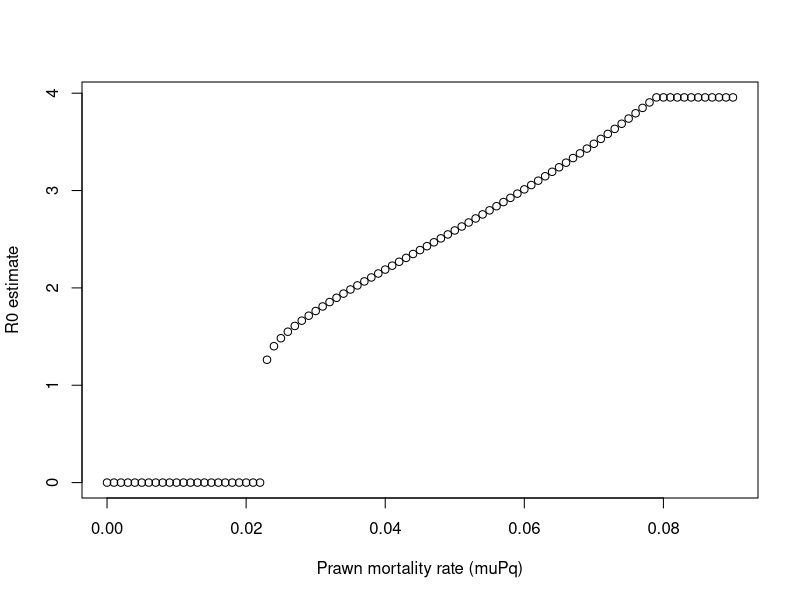
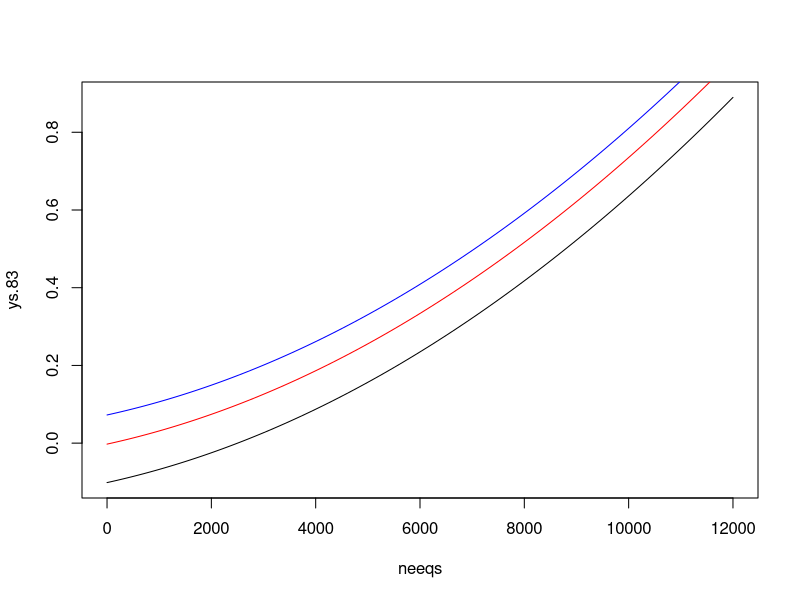
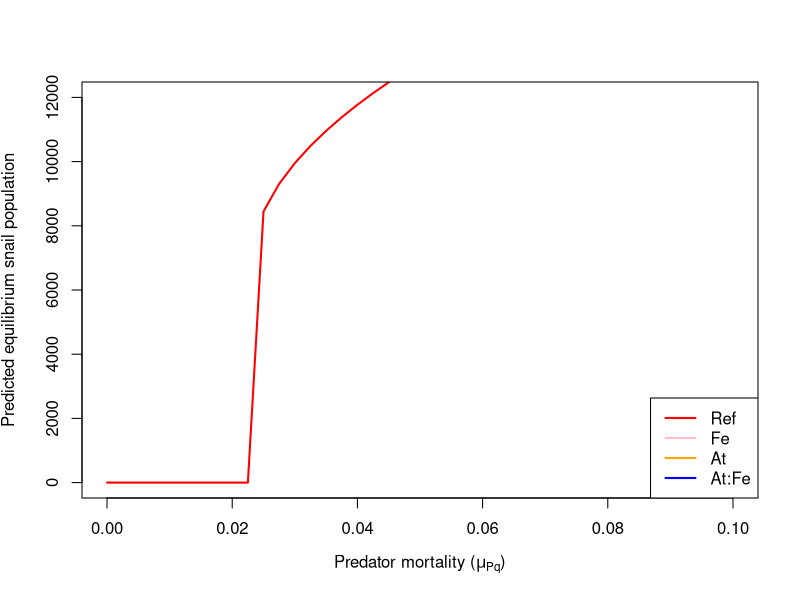
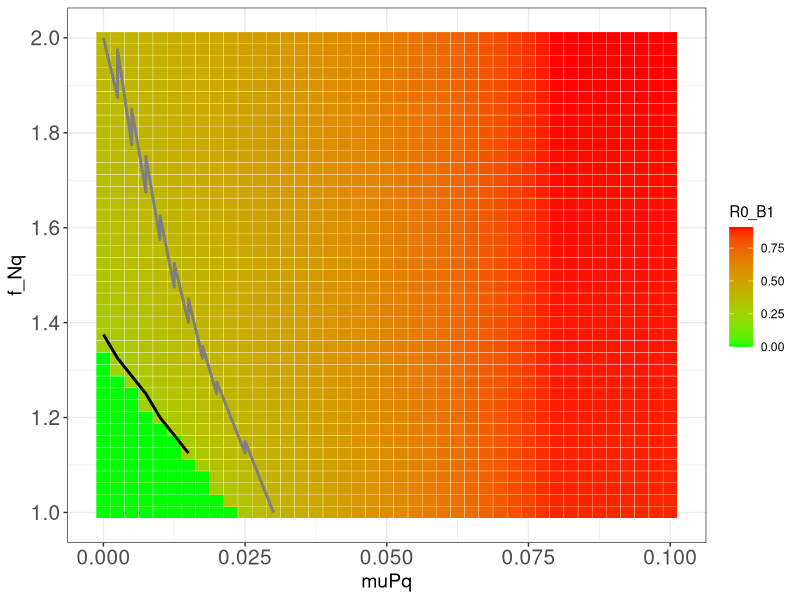
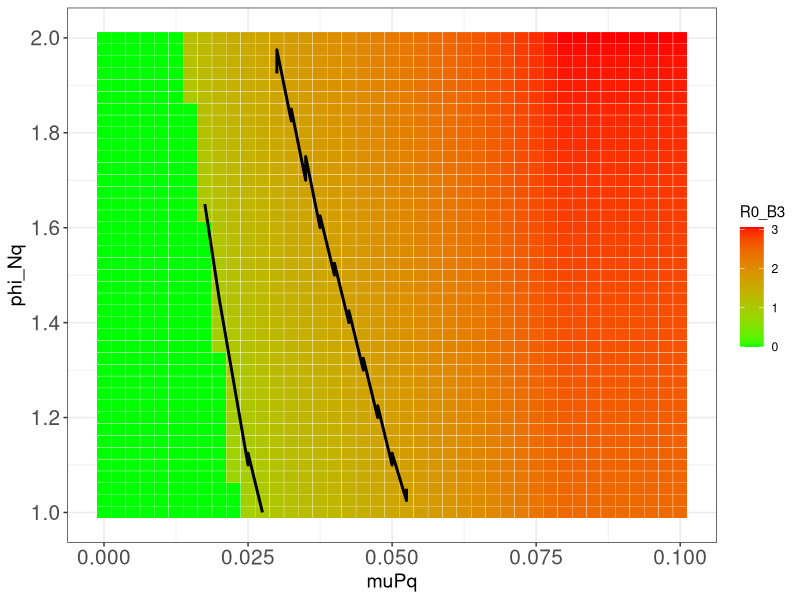
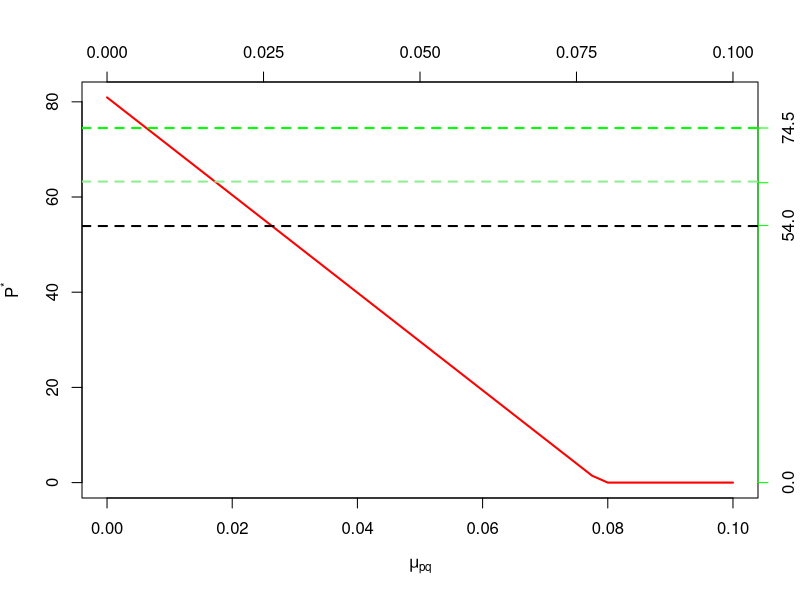
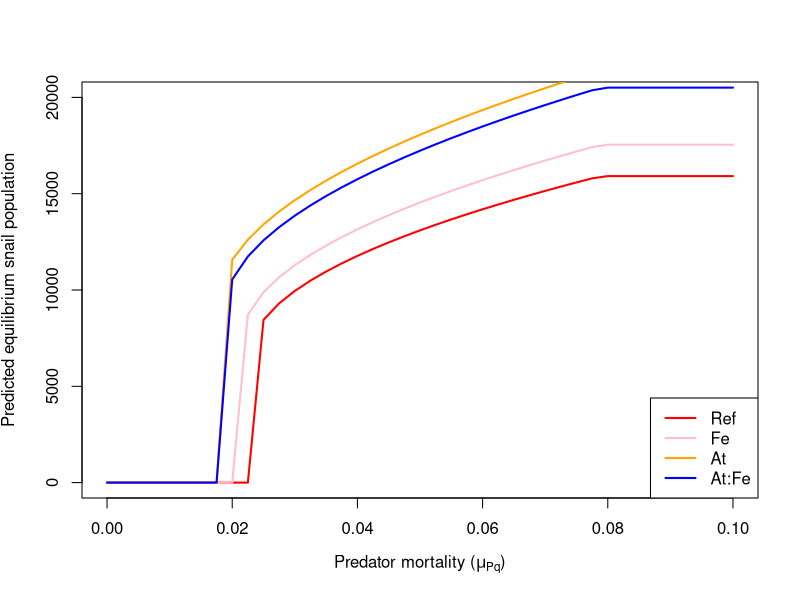
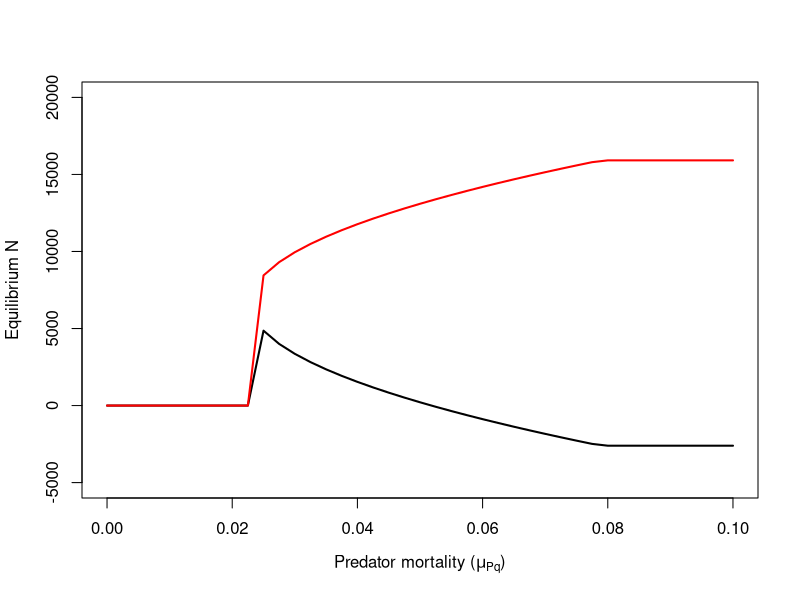

Reproduce these figures in R, in order. (Note: this script raises an error after producing the figures.)
require(ggplot2)

#Parameter values ########################
parameters=c( #Excluding beta, Phi_Nq, f_Nq, and muPq which will be read into the R0 function
  ##standard snail parameters 
  f_N=0.10, # recruitment rate (from sokolow et al)
  phi_N=10000, # carrying capacity from sokolow et al
  z=0.5, #Proportion of exposed snails that reproduce from sokolow et al
  mu_N=1/60, #Mortality rate from Sokolow et al
  sigma=1/40, #Transition rate from exposed to infected from sokolow et al
  mu_I=1/10, #additional snail death due to infection from sokolow et al
  
  #prawn parameters
  alpha=0.003, #attack rate
  Th=0.067,#~Prawn predation limit
  f_P=0.234/2, #prawn birth rate from Cervantes-Santiago Aquaculture 2010 paper (/2 for 1:1 female-male ratio)
  phi_P=120,  #prawn carrying capacity
  mu_P= 0.03809524, #observed daily 24 hr prawn mortality rate in chlorP-free tanks of mesocosm#0.00137, previous rate
  
  #Adult Worm, Miracidia and Circariae Parameters
  lamda=1.5e-5, #probability of snail shedding a cercariae that infects a human host and survives to reproduction
  mu_W=1/(3.3*365), # death rate of adult worms
  #m=0.5, #miracidial shedding rate per reproductive female divided by miracidial mortality; from sokolow et al
  
  #Human parameters
  H=300, #number of humans
  mu_H=1/(60*365) #Assumes 60 year lifespan
)

beta_0= 7.446512e-05
beta_up=9.5484e-05 #NEED TO UPDATE FROM ARATHI< THIS IS JUST A PLACEHOLDER
beta_lo=7.67848e-06

#R0 function #########################

get_Ro<-function(muPq = 0, phi_Nq = 1, beta, f_Nq = 1) #variable parameters to be manipulated
{ 
  f_N<-parameters["f_N"]
  phi_N<-parameters["phi_N"]
  z<-parameters["z"]
  mu_N<-parameters["mu_N"]
  sigma<-parameters["sigma"]
  mu_I<-parameters["mu_I"]
  alpha<-parameters["alpha"]
  Th<-parameters["Th"]
  f_P<-parameters["f_P"]
  phi_P<-parameters["phi_P"]
  mu_P<-parameters["mu_P"]
  lamda<-parameters["lamda"]
  mu_W<-parameters["mu_W"]
  m<-parameters["m"]
  H<-parameters["H"]
  mu_H<-parameters["mu_H"]
  
  P_eq<-(1-((muPq+mu_P)/f_P))*phi_P #Equilibrium estimate of P given prawn predator parameters
  if(P_eq<0){
    P_eq=0
  }
  #Equilibrium estimate of N given snail parameters
  #Shorthand values to use in N_eq expression
  #a= -(alpha*Th*f_N*f_Nq*phi_N*phi_Nq^-1)
  a = -(alpha*Th*f_N*f_Nq)/(phi_N*phi_Nq)
  #b= f_N*f_Nq*alpha*Th - mu_N*alpha*Th - f_N*f_Nq*phi_N*phi_Nq^-1
  b = (f_N*f_Nq)/(phi_N*phi_Nq) + alpha*Th*f_N*f_Nq - alpha*Th*mu_N
  #c= f_N*f_Nq - mu_N - alpha*P_eq
  c = f_N*f_Nq - alpha*P_eq - mu_N
  
  if((b^2-4*a*c)<0){ #If prawn population sufficient to eliminate snails, N_eq=0
    N_eq1=0
  } else {
    N_eq1 <- (-b + sqrt(b^2-4*a*c)) / (2*a) #Function to solve quadratic expression for N_eq
  }
  
  if((b^2-4*a*c)<0){ #If prawn population sufficient to eliminate snails, N_eq=0
    N_eq2=0
  } else {
    N_eq2 <- (-b - sqrt(b^2-4*a*c)) / (2*a) #Function to solve quadratic expression for N_eq
  }
  
  if(N_eq1 > N_eq2){ #If prawn population sufficient to eliminate snails, N_eq=0
    N_eq=N_eq1
  } else {
    N_eq = N_eq2 #Function to solve quadratic expression for N_eq
  }
  
  
  pred<-(alpha*P_eq)/(1+(alpha*N_eq*Th))#death rate of snails due to predators given equilibrium estimates of P and N
  
  T1<-0.5*beta*H*N_eq
  T2<-lamda*sigma
  T3<- (mu_W+mu_H)*(mu_N+pred+sigma)*(mu_N+pred+mu_I)
  
  Ro_est <- sqrt((T1*T2)/T3)
  
  print(N_eq)
  print(P_eq)
  Ro_est 
  
}  


get_Ro(muPq=0.06, f_Nq =1.3, beta = beta_0) 

mu_Pqs<-seq(from=0, to=0.09, by=0.001) 
R0s.muPs<-rep(0, 91)
  for(i in 1:91){
    R0s.muPs[i]=get_Ro(muPq=mu_Pqs[i], phi_Nq =1, beta = beta_0)
  }

plot(x=mu_Pqs, y=R0s.muPs, xlab = "Prawn mortality rate (muPq)", ylab = "R0 estimate")
  
#Weird testing ##############
neeqs<-seq(0, 12000, by=100)

#N_eq profile when P_eq=83
  ys.83<-rep(0, 121)
  
  for(i in 1:121){
    ys.83[i]=4.425e-9*neeqs[i]^2+2.95e-5*neeqs[i]+0.1475-0.003*83
  }

    plot(x=neeqs, y=ys.83, type='l')

#N_eq profile when P_eq=50
  ys.50<-rep(0, 121)
  
  for(i in 1:121){
    ys.50[i]=4.425e-9*neeqs[i]^2+2.95e-5*neeqs[i]+0.1475-0.003*50
  }

    lines(x=neeqs, y=ys.50, col='red')
    
#N_eq profile when P_eq=25
  ys.25<-rep(0, 121)
    
    for(i in 1:121){
      ys.25[i]=4.425e-9*neeqs[i]^2+2.95e-5*neeqs[i]+0.1475-0.003*25
    }
    
    lines(x=neeqs, y=ys.25, col='blue')

#Inside R0 function to check out equilibrium estimates of snail population from quadratic ##############
get_N.eq<-function(muPq = 0, f_Nq = 1, phi_Nq = 1)
{   #HAVE TO SET muPq and phi_Nq in function call
  f_N<-parameters["f_N"]
  phi_N<-parameters["phi_N"]
  z<-parameters["z"]
  mu_N<-parameters["mu_N"]
  beta<-parameters["beta"]
  sigma<-parameters["sigma"]
  mu_I<-parameters["mu_I"]
  alpha<-parameters["alpha"]
  Th<-parameters["Th"]
  f_P<-parameters["f_P"]
  phi_P<-parameters["phi_P"]
  mu_P<-parameters["mu_P"]
  lamda<-parameters["lamda"]
  mu_W<-parameters["mu_W"]
  m<-parameters["m"]
  H<-parameters["H"]
  mu_H<-parameters["mu_H"]
  
  P_eq<-(1-((muPq+mu_P)/f_P))*phi_P #Equilibrium estimate of P given prawn predator parameters
  if(P_eq<0){
    P_eq=0
  }
  #Equilibrium estimate of N given snail parameters
  #Shorthand values to use in N_eq expression
  #a= -(alpha*Th*f_N*f_Nq*phi_N*phi_Nq^-1)
  a = -(alpha*Th*f_N*f_Nq)/(phi_N*phi_Nq)
  #b= f_N*f_Nq*alpha*Th - mu_N*alpha*Th - f_N*f_Nq*phi_N*phi_Nq^-1
  b = (f_N*f_Nq)/(phi_N*phi_Nq) + alpha*Th*f_N*f_Nq - alpha*Th*mu_N
  #c= f_N*f_Nq - mu_N - alpha*P_eq
  c = f_N*f_Nq - alpha*P_eq - mu_N
  
    if((b^2-4*a*c)<0){ #If prawn population sufficient to eliminate snails, N_eq=0
      N_eq1=0
    } else {
      N_eq1 <- (-b + sqrt(b^2-4*a*c)) / (2*a) #Function to solve quadratic expression for N_eq
    }
  
    if((b^2-4*a*c)<0){ #If prawn population sufficient to eliminate snails, N_eq=0
      N_eq2=0
    } else {
      N_eq2 <- (-b - sqrt(b^2-4*a*c)) / (2*a) #Function to solve quadratic expression for N_eq
    }
  
  print(c(P_eq,N_eq1, N_eq2))
  
}
    
get_N.eq(muPq = 0.06, phi_Nq =1.61)
get_N.eq(muPq = 0.73)


#Check out influence of snail fertility rate scalars across muPq profile ######################
  fnqs<-seq(1, 2, by=0.025) 
  mups<-seq(0, 0.1, by=0.0025)
  
  tests<-data.frame("f_Nq" = rep(fnqs, 41),
                    "muPq" = rep(mups, each=41),
                    "P_eq" = rep(0, length(fnqs)*41),
                    "N_eq1" = rep(0, length(fnqs)*41),
                    "N_eq2" = rep(0, length(fnqs)*41),
                    "R0_B1" = rep(0, length(fnqs)*41),
                    "R0_B2" = rep(0, length(fnqs)*41),
                    "R0_B3" = rep(0, length(fnqs)*41))

  for(i in 1:nrow(tests)){
    tests[i,3] = get_N.eq(muPq = tests[i,2], f_Nq = tests[i,1])[1]
    tests[i,4] = get_N.eq(muPq = tests[i,2], f_Nq = tests[i,1])[2]
    tests[i,5] = get_N.eq(muPq = tests[i,2], f_Nq = tests[i,1])[3]
    tests[i,6] = get_Ro(muPq = tests[i,2], f_Nq = tests[i,1], beta = 1.1128e-6*(10/3))
    tests[i,7] = get_Ro(muPq = tests[i,2], f_Nq = tests[i,1], beta = 7.038e-6*(10/3))
    tests[i,8] = get_Ro(muPq = tests[i,2], f_Nq = tests[i,1], beta = 4.8372e-5)
  }
  
  plot(x=tests$muPq[tests$f_Nq==1] ,y=tests$N_eq2[tests$f_Nq==1], type='l', lwd=2, col = 'red', ylim = c(0,12000),
       xlab = expression(paste('Predator mortality (', mu[P][q], ')', sep='')),
       ylab = expression(paste('Predicted equilibrium snail population')))
    lines(x=tests$muPq[tests$f_Nq==1.19] , y=tests$N_eq2[tests$f_Nq==1.19], col = 'pink', lwd=2)
    lines(x=tests$muPq[tests$f_Nq==1.74] , y=tests$N_eq2[tests$f_Nq==1.74], col = 'orange', lwd=2)
    lines(x=tests$muPq[tests$f_Nq==1.62] , y=tests$N_eq2[tests$f_Nq==1.62], col = 'blue', lwd=2)
    legend('bottomright', legend = c('Ref', 'Fe', 'At', 'At:Fe'), lwd=2, col=c('red', 'pink', 'orange', 'blue'))
    
    
#Plot heat map of R0 values between pred mortality and snailbirth rate 
  tests.gg1<-subset(tests, R0_B1 <= 1.025 & R0_B1 >= 0.985)
  tests.gg2<-subset(tests, R0_B2 <= 1.015 & R0_B2 >= 0.985)
  tests.gg3<-subset(tests, R0_B3 <= 1.03 & R0_B3 >= 0.97)

 
    
    ggplot(tests, aes(x=muPq, y=f_Nq, fill=R0_B1))+
      theme_bw()+
      theme(axis.title=element_text(size=14),
            axis.text=element_text(size=15))+
      scale_y_continuous(breaks=c(1, 1.2, 1.4, 1.6, 1.8, 2.0))+
      scale_x_continuous(breaks=c(0, 0.025, 0.05, 0.075, 0.1))+
      geom_tile(color='white', size=0.1)+
      scale_fill_continuous(low='green', high='red') +
      geom_line(data = tests.gg1, aes(x=muPq, y=f_Nq), col = 'white', size=1.5)+
      geom_line(data = tests.gg2, aes(x=muPq, y=f_Nq), col = 'grey50', size=1)+
      geom_line(data = tests.gg3, aes(x=muPq, y=f_Nq), col = 'black', size=1)

    
#Check out influence of snail carrying capacity scalars across muPq profile ##################### 
    phinqs<-seq(1, 2, by=0.025) 
    mups<-seq(0, 0.1, by=0.0025)
    
    tests2<-data.frame("phi_Nq" = rep(phinqs, 41),
                      "muPq" = rep(mups, each=41),
                      "P_eq" = rep(0, length(phinqs)*41),
                      "N_eq1" = rep(0, length(phinqs)*41),
                      "N_eq2" = rep(0, length(phinqs)*41),
                      "R0_B1" = rep(0, length(phinqs)*41),
                      "R0_B2" = rep(0, length(phinqs)*41),
                      "R0_B3" = rep(0, length(phinqs)*41))
    
    for(i in 1:nrow(tests2)){
      tests2[i,3] = get_N.eq(muPq = tests2[i,2], phi_Nq = tests2[i,1])[1]
      tests2[i,4] = get_N.eq(muPq = tests2[i,2], phi_Nq = tests2[i,1])[2]
      tests2[i,5] = get_N.eq(muPq = tests2[i,2], phi_Nq = tests2[i,1])[3]
      tests2[i,6] = get_Ro(muPq = tests2[i,2], phi_Nq = tests2[i,1], beta = 1.00e-5)
      tests2[i,7] = get_Ro(muPq = tests2[i,2], phi_Nq = tests2[i,1], beta = 2.4376e-6)
      tests2[i,8] = get_Ro(muPq = tests2[i,2], phi_Nq = tests2[i,1], beta = 2.8372e-5)
    }
    
    
  #Plot heat map of R0 values between pred mortality and snail carrying capacity  
    tests2.gg1<-subset(tests2, R0_B1 <= 1.01 & R0_B1 >= 0.99)
    tests2.gg2<-subset(tests2, R0_B2 <= 1.005 & R0_B2 >= 0.995)
    tests2.gg3<-subset(tests2, R0_B3 <= 1.015 & R0_B3 >= 0.985)
    
    
    
    ggplot(tests2, aes(x=muPq, y=phi_Nq, fill=R0_B3))+
      theme_bw()+
      theme(axis.title=element_text(size=14),
            axis.text=element_text(size=15))+
      scale_y_continuous(breaks=c(1, 1.2, 1.4, 1.6, 1.8, 2.0))+
      scale_x_continuous(breaks=c(0, 0.025, 0.05, 0.075, 0.1))+
      geom_tile(color='white', size=0.1)+
      scale_fill_continuous(low='green', high='red') +
      geom_line(data = tests2.gg1, aes(x=muPq, y=phi_Nq), col = 'black', size=1)+
      geom_line(data = tests2.gg2, aes(x=muPq, y=phi_Nq), col = 'black', size=1)+
      geom_line(data = tests2.gg3, aes(x=muPq, y=phi_Nq), col = 'black', size=1)
  
    plot(x=sort(unique(tests2$muPq), decreasing = TRUE), 
         y = sort(c(unique(tests2$P_eq),rep(0,8))), 
         type = 'l', lwd=2, col='red', 
         xlab = expression(paste(mu[p][q], sep='')),
         ylab  = expression(paste('P'^'*', sep='')))
    axis(side = 3,at = c(0,0.025,0.05,0.075,0.10))
    axis(side = 4,at = c(0,54,63,74.5), col='green')
    abline(a = 53.9, b=0, lty=2, lwd=2)
    abline(a = 63.25, b=0, lty=2, lwd=2, col='lightgreen')
    abline(a = 74.5, b=0, lty=2, lwd=2 , col='green')
    
    
  tests2$phi_Nq<-factor(tests2$phi_Nq, levels = sort(unique(tests2$phi_Nq)))
    
    
    plot(x=tests2$muPq[tests2$phi_Nq==1] ,y=tests2$N_eq2[tests2$phi_Nq==1], type='l', lwd=2, col = 'red', ylim = c(0,20000),
         xlab = expression(paste('Predator mortality (', mu[P][q], ')', sep='')),
         ylab = expression(paste('Predicted equilibrium snail population')))
    lines(x=tests2$muPq[tests2$phi_Nq=='1.175'] , y=tests2$N_eq2[tests2$phi_Nq=='1.175'], col = 'pink', lwd=2)
    lines(x=tests2$muPq[tests2$phi_Nq=='1.6'] , y=tests2$N_eq2[tests2$phi_Nq=='1.6'], col = 'orange', lwd=2)
    lines(x=tests2$muPq[tests2$phi_Nq=='1.5'] , y=tests2$N_eq2[tests2$phi_Nq=='1.5'], col = 'blue', lwd=2)
    legend('bottomright', legend = c('Ref', 'Fe', 'At', 'At:Fe'), lwd=2, col=c('red', 'pink', 'orange', 'blue'))
      
    
  plot(tests$muPq[tests$f_Nq==1], tests$N_eq1[tests$f_Nq==1], pch=16, type='l', lwd=2,
       xlab = expression(paste('Predator mortality (', mu[P][q], ')', sep='')), 
       ylab = "Equilibrium N", ylim=c(-5000, 20000))
    lines(tests$muPq[tests$f_Nq==1], tests$N_eq2[tests$f_Nq==1], pch=16, col='red', lwd=2)
  
  #Something weird going on @muPq = 0.018; investigate
    tests2<-data.frame("phiNq" = rep(1, 1001),
                      "muPq" =seq(0.0175, 0.0185, by=0.000001),
                      "P_eq" = rep(0, 1001),
                      "N_eq1" = rep(0, 1001),
                      "N_eq2" = rep(0, 1001),
                      "R0" = rep(0, 1001))
    
    for(i in 1:nrow(tests2)){
      tests2[i,3] = get_N.eq(muPq = tests2[i,2], phi_Nq = tests2[i,1])[1]
      tests2[i,4] = get_N.eq(muPq = tests2[i,2], phi_Nq = tests2[i,1])[2]
      tests2[i,5] = get_N.eq(muPq = tests2[i,2], phi_Nq = tests2[i,1])[3]
      tests2[i,6] = get_Ro(muPq = tests2[i,2], phi_Nq = tests2[i,1], beta = beta_0)
    }
    
    plot(tests2$muPq[tests2$phiNq==1], tests2$N_eq1[tests2$phiNq==1], pch=16, 
         xlab = expression(paste('Predator mortality (', mu[P][q], ')', sep='')), 
         ylab = "Equilibrium N", ylim=c(-5000, 20000))
    points(tests2$muPq[tests2$phiNq==1], tests2$N_eq2[tests2$phiNq==1], pch=16, col='red', lwd=2)
    
    ggplot(tests, aes(x=P_eq, y=N_eq2, fill=R0))+
      theme_bw()+
      #scale_y_continuous(breaks=c(1, 1.2, 1.4, 1.6, 1.8, 2.0))+
      #scale_x_continuous(breaks=c(0, 0.025, 0.05, 0.075, 0.1))+
      geom_tile(color='white', size=0.1)+
      #coord_equal()+
      scale_fill_continuous(low='green', high='red')

#R0 function where equilibrium snails and predator populations are set    
get_Ro.eq<-function(N_eq, P_eq)
    {   
      f_N<-parameters["f_N"]
      phi_N<-parameters["phi_N"]
      z<-parameters["z"]
      mu_N<-parameters["mu_N"]
      beta<-parameters["beta"]
      sigma<-parameters["sigma"]
      mu_I<-parameters["mu_I"]
      alpha<-parameters["alpha"]
      Th<-parameters["Th"]
      f_P<-parameters["f_P"]
      phi_P<-parameters["phi_P"]
      mu_P<-parameters["mu_P"]
      lamda<-parameters["lamda"]
      mu_W<-parameters["mu_W"]
      m<-parameters["m"]
      H<-parameters["H"]
      mu_H<-parameters["mu_H"]
      
      pred<-(alpha*P_eq)/(1+(alpha*N_eq*Th))#death rate of snails due to predators given equilibrium estimates of P and N
      
      T1<-0.5*beta*m*H*N_eq
      T2<-lamda*sigma
      T3<- (mu_W+mu_H)*(mu_N+pred+sigma)*(mu_N+pred+mu_I)
      
      Ro_est <- sqrt((T1*T2)/T3)

      Ro_est 
      
}

get_Ro.eq(N_eq = 10000, P_eq = 5)
    
#Get 10-day chlorP data to incorporate #################
ecotox_10.<-data.frame('chem'=rep("Chlorpyrifos", 30),
                      'dose'=c(rep(0,5), rep(0.64,5), rep(3.2,5), 
                               rep(6.4,5), rep(32,5), rep(64,5)),
                      'dead'=c(rep(0,5), rep(0,5), rep(0,5), 
                               rep(0,2), rep(1,13)))

  ecotox10..<-glm(dead ~ dose, family=binomial(link="probit"),data=ecotox_10.)
  summary(ecotox10..)
  
  #Extrapolate response to constant gradient of Chlorpyrifos concentration
  p.ecotox10<-data.frame(dose=seq(from=0, to=100, by=0.01))
  p.ecotox10[, c('mortality', 'st.er')]<-predict(ecotox10.., p.ecotox10, 
                                                 type = "response", se.fit=TRUE)
  
  for(i in 1:nrow(p.ecotox10)){
    p.ecotox10[i,4] = get_N.eq(muPq = p.ecotox10[i,2]/10, phi_Nq = 1)[1]
    p.ecotox10[i,5] = get_N.eq(muPq = p.ecotox10[i,2]/10, phi_Nq = 1)[2]
    p.ecotox10[i,6] = get_N.eq(muPq = p.ecotox10[i,2]/10, phi_Nq = 1)[3]
    p.ecotox10[i,7] = get_Ro(muPq = p.ecotox10[i,2]/10, phi_Nq = 1, beta = beta_0)
    p.ecotox10[i,8] = get_N.eq(muPq = p.ecotox10[i,2]/10, phi_Nq = 1.16)[1]
    p.ecotox10[i,9] = get_N.eq(muPq = p.ecotox10[i,2]/10, phi_Nq = 1.16)[2]
    p.ecotox10[i,10] = get_N.eq(muPq = p.ecotox10[i,2]/10, phi_Nq = 1.16)[3]
    p.ecotox10[i,11] = get_Ro(muPq = p.ecotox10[i,2]/10, phi_Nq = 1.16, beta = beta_0)
    p.ecotox10[i,12] = get_N.eq(muPq = p.ecotox10[i,2]/10, phi_Nq = 1.61)[1]
    p.ecotox10[i,13] = get_N.eq(muPq = p.ecotox10[i,2]/10, phi_Nq = 1.61)[2]
    p.ecotox10[i,14] = get_N.eq(muPq = p.ecotox10[i,2]/10, phi_Nq = 1.61)[3]
    p.ecotox10[i,15] = get_Ro(muPq = p.ecotox10[i,2]/10, phi_Nq = 1.61, beta = beta_0)
    p.ecotox10[i,16] = get_N.eq(muPq = p.ecotox10[i,2]/10, phi_Nq = 1.51)[1]
    p.ecotox10[i,17] = get_N.eq(muPq = p.ecotox10[i,2]/10, phi_Nq = 1.51)[2]
    p.ecotox10[i,18] = get_N.eq(muPq = p.ecotox10[i,2]/10, phi_Nq = 1.51)[3]
    p.ecotox10[i,19] = get_Ro(muPq = p.ecotox10[i,2]/10, phi_Nq = 1.51, beta = beta_0)
  }
  colnames(p.ecotox10)[c(4:19)]<-c('Ch_P_eq', 'Ch_N_eq1', 'Ch_N_eq2', 'Ch_R0',
                                   'Ch_Fe_P_eq', 'Ch_Fe_N_eq1', 'Ch_Fe_N_eq2', 'Ch_Fe_R0',
                                   'Ch_At_P_eq', 'Ch_At_N_eq1', 'Ch_At_N_eq2', 'Ch_At_R0',
                                   'Ch_At_Fe_P_eq', 'Ch_At_Fe_N_eq1', 'Ch_At_Fe_N_eq2', 'Ch_At_Fe_R0')
  
  plot(x=p.ecotox10$dose ,y=p.ecotox10$Ch_N_eq2, type='l', 
       lwd=2, col = 'red', ylim = c(0,20000), xlim=c(0,10),
       xlab = expression(paste('Chlorpyrifos concentration (', mu, 'g/L)', sep='')),
       ylab = expression(paste('Predicted equilibrium snail population')))
  lines(x=p.ecotox10$dose , y=p.ecotox10$Ch_Fe_N_eq2, col = 'pink', lwd=2)
  lines(x=p.ecotox10$dose , y=p.ecotox10$Ch_At_N_eq2, col = 'orange', lwd=2)
  lines(x=p.ecotox10$dose , y=p.ecotox10$Ch_At_Fe_N_eq2, col = 'blue', lwd=2)
  legend('bottomright', legend = c('Ref', 'Fe', 'At', 'At:Fe'), lwd=2, 
         col=c('red', 'pink', 'orange', 'blue'))
  
#Get 4-day chlorP data to incorporate #############
ecotox_4.<-data.frame('chem'=rep("Chlorpyrifos", 30),
                         'dose'=c(rep(0,5), rep(0.64,5), rep(3.2,5), 
                                  rep(6.4,5), rep(32,5), rep(64,5)),
                         'dead'=c(rep(0,5), rep(0,5), rep(0,5), 
                                  rep(0,5), 0, rep(1,9)))
  
ecotox_4..<-glm(dead ~ dose, family=binomial(link="probit"),data=ecotox_4.)
  summary(ecotox_4..)
  
#Extrapolate response to constant gradient of Chlorpyrifos concentration
  p.ecotox4<-data.frame(dose=seq(from=0, to=100, by=0.01))
  p.ecotox4[, c('mortality', 'st.er')]<-predict(ecotox_4.., p.ecotox4, 
                                                 type = "response", se.fit=TRUE)
  
  for(i in 1:nrow(p.ecotox4)){
    p.ecotox4[i,4] = get_N.eq(muPq = p.ecotox4[i,2]/4, phi_Nq = 1)[1]
    p.ecotox4[i,5] = get_N.eq(muPq = p.ecotox4[i,2]/4, phi_Nq = 1)[2]
    p.ecotox4[i,6] = get_N.eq(muPq = p.ecotox4[i,2]/4, phi_Nq = 1)[3]
    p.ecotox4[i,7] = get_Ro(muPq = p.ecotox4[i,2]/4, phi_Nq = 1, beta = beta_0)
    p.ecotox4[i,8] = get_N.eq(muPq = p.ecotox4[i,2]/4, phi_Nq = 1.16)[1]
    p.ecotox4[i,9] = get_N.eq(muPq = p.ecotox4[i,2]/4, phi_Nq = 1.16)[2]
    p.ecotox4[i,10] = get_N.eq(muPq = p.ecotox4[i,2]/4, phi_Nq = 1.16)[3]
    p.ecotox4[i,11] = get_Ro(muPq = p.ecotox4[i,2]/4, phi_Nq = 1.16, beta = beta_0)
    p.ecotox4[i,12] = get_N.eq(muPq = p.ecotox4[i,2]/4, phi_Nq = 1.61)[1]
    p.ecotox4[i,13] = get_N.eq(muPq = p.ecotox4[i,2]/4, phi_Nq = 1.61)[2]
    p.ecotox4[i,14] = get_N.eq(muPq = p.ecotox4[i,2]/4, phi_Nq = 1.61)[3]
    p.ecotox4[i,15] = get_Ro(muPq = p.ecotox4[i,2]/4, phi_Nq = 1.61, beta = beta_0)
    p.ecotox4[i,16] = get_N.eq(muPq = p.ecotox4[i,2]/4, phi_Nq = 1.51)[1]
    p.ecotox4[i,17] = get_N.eq(muPq = p.ecotox4[i,2]/4, phi_Nq = 1.51)[2]
    p.ecotox4[i,18] = get_N.eq(muPq = p.ecotox4[i,2]/4, phi_Nq = 1.51)[3]
    p.ecotox4[i,19] = get_Ro(muPq = p.ecotox4[i,2]/4, phi_Nq = 1.51, beta = beta_0)
  }
  colnames(p.ecotox4)[c(4:19)]<-c('Ch_P_eq', 'Ch_N_eq1', 'Ch_N_eq2', 'Ch_R0',
                                   'Ch_Fe_P_eq', 'Ch_Fe_N_eq1', 'Ch_Fe_N_eq2', 'Ch_Fe_R0',
                                   'Ch_At_P_eq', 'Ch_At_N_eq1', 'Ch_At_N_eq2', 'Ch_At_R0',
                                   'Ch_At_Fe_P_eq', 'Ch_At_Fe_N_eq1', 'Ch_At_Fe_N_eq2', 'Ch_At_Fe_R0')
  
  plot(x=p.ecotox4$dose ,y=p.ecotox4$Ch_N_eq2, type='l', 
       lwd=2, col = 'red', ylim = c(0,20000), xlim=c(0,30),
       xlab = expression(paste('Chlorpyrifos concentration (', mu, 'g/L)', sep='')),
       ylab = expression(paste('Predicted equilibrium snail population')))
  lines(x=p.ecotox4$dose , y=p.ecotox4$Ch_Fe_N_eq2, col = 'pink', lwd=2)
  lines(x=p.ecotox4$dose , y=p.ecotox4$Ch_At_N_eq2, col = 'orange', lwd=2)
  lines(x=p.ecotox4$dose , y=p.ecotox4$Ch_At_Fe_N_eq2, col = 'blue', lwd=2)
  legend('topleft', legend = c('Ref', 'Fe', 'At', 'At:Fe'), lwd=2, 
         col=c('red', 'pink', 'orange', 'blue'))
  
  
  
#3d response of N_eq to variable atrazine and chlorP doses ###################
  